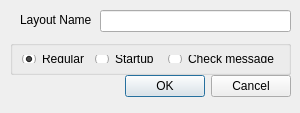
<?xml version="1.0" encoding="UTF-8"?>
<ui version="4.0">
 <class>AddNewLayoutDialog</class>
 <widget class="QDialog" name="AddNewLayoutDialog">
  <property name="geometry">
   <rect>
    <x>0</x>
    <y>0</y>
    <width>300</width>
    <height>113</height>
   </rect>
  </property>
  <property name="windowTitle">
   <string>Set Layout Name</string>
  </property>
  <widget class="QDialogButtonBox" name="buttonBox">
   <property name="geometry">
    <rect>
     <x>20</x>
     <y>70</y>
     <width>271</width>
     <height>32</height>
    </rect>
   </property>
   <property name="orientation">
    <enum>Qt::Horizontal</enum>
   </property>
   <property name="standardButtons">
    <set>QDialogButtonBox::Cancel|QDialogButtonBox::Ok</set>
   </property>
  </widget>
  <widget class="QLabel" name="label">
   <property name="geometry">
    <rect>
     <x>20</x>
     <y>10</y>
     <width>81</width>
     <height>20</height>
    </rect>
   </property>
   <property name="text">
    <string>Layout Name</string>
   </property>
  </widget>
  <widget class="QLineEdit" name="nameLineEdit">
   <property name="geometry">
    <rect>
     <x>100</x>
     <y>10</y>
     <width>191</width>
     <height>22</height>
    </rect>
   </property>
  </widget>
  <widget class="QGroupBox" name="groupBox">
   <property name="geometry">
    <rect>
     <x>10</x>
     <y>40</y>
     <width>281</width>
     <height>35</height>
    </rect>
   </property>
   <property name="title">
    <string/>
   </property>
   <property name="flat">
    <bool>true</bool>
   </property>
   <property name="checkable">
    <bool>false</bool>
   </property>
   <layout class="QHBoxLayout" name="horizontalLayout">
    <item>
     <widget class="QRadioButton" name="regularRadioButton">
      <property name="text">
       <string>Regular</string>
      </property>
      <property name="checked">
       <bool>true</bool>
      </property>
     </widget>
    </item>
    <item>
     <widget class="QRadioButton" name="startupRadioButton">
      <property name="text">
       <string>Startup</string>
      </property>
     </widget>
    </item>
    <item>
     <widget class="QRadioButton" name="checkMessageRadioButton">
      <property name="text">
       <string>Check message</string>
      </property>
     </widget>
    </item>
   </layout>
  </widget>
 </widget>
 <resources/>
 <connections>
  <connection>
   <sender>buttonBox</sender>
   <signal>accepted()</signal>
   <receiver>AddNewLayoutDialog</receiver>
   <slot>accept()</slot>
   <hints>
    <hint type="sourcelabel">
     <x>248</x>
     <y>254</y>
    </hint>
    <hint type="destinationlabel">
     <x>157</x>
     <y>274</y>
    </hint>
   </hints>
  </connection>
  <connection>
   <sender>buttonBox</sender>
   <signal>rejected()</signal>
   <receiver>AddNewLayoutDialog</receiver>
   <slot>reject()</slot>
   <hints>
    <hint type="sourcelabel">
     <x>316</x>
     <y>260</y>
    </hint>
    <hint type="destinationlabel">
     <x>286</x>
     <y>274</y>
    </hint>
   </hints>
  </connection>
 </connections>
</ui>
